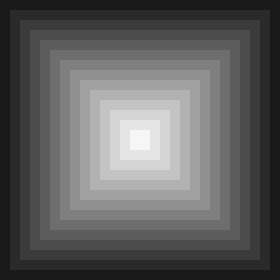
%> input picture ex03/cross.tif, 280 x 280 px
$ octave --eval "q5;"   (GNU Octave 9; MATLAB toolbox functions it lacks are replaced by stand-ins)
%> lines starting %> are read from the running program, lines starting %| are printed output that depends on the picture; in (x1, y1, x2, y2) boxes, pixels count from 0 and x2, y2 are one past the last pixel; in counts of white or black regions, pixels touching at a corner belong together; the program's own positions count from 1
### ex03/ImageDerivatives.m
function [Ix, Iy] = ImageDerivatives(I)
%% ex3 q1
%  Returns the derivatives of I across the X and Y dimensions

    if (nargin ~= 1)
        error('Please give 1 image as input');
    end

    % The Kernels
    Kx = [0.5 -0.5];
    Ky = [-0.5; 0.5];

    % Compute x derivation
    Ix = conv2(I, Kx, 'full');
    Ix = putZeros(Ix(:, 1:(end-1)));

    % Compute y derivation
    Iy = conv2(I, Ky, 'full');
    Iy = putZeros(Iy(1:end-1, :));

end

function [X] = putZeros(X)
% Puts zeros in the first and last rows and columns of the given matrix.
    X(1,:) = 0;
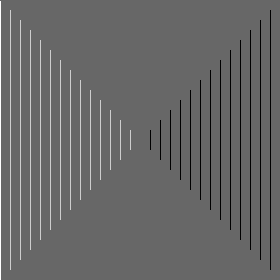
%> X: size 280x280 double; min -8.5, max 12.5, mean 0.0445; drawn with min black and max white
    X(end,:) = 0;
%> X: size 280x280 double; under 0.01% of pixels changed, all inside (x1, y1, x2, y2) = (0, 279, 1, 280)
    X(:,1) = 0;
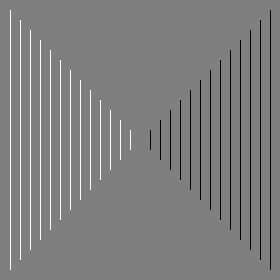
%> X: size 280x280 double; min -8.5, max 8.5, mean 0; drawn with min black and max white
%> in putZeros (call 2), `X(1,:) = 0;`:
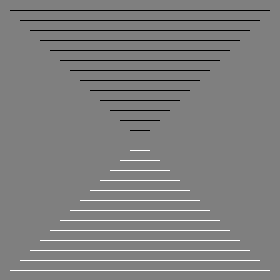
%> X: size 280x280 double; min -8.5, max 8.5, mean 0; mean of the top-left, top-right, bottom-left and bottom-right quarters -0.395, -0.395, 0.395, 0.395; drawn with min black and max white
    X(:,end) = 0;
end

### ex03/Deriv2Laplace.m
function [L] = Deriv2Laplace(Ix, Iy)
%% ex3 q2
% Receives the X and Y derivatives of and image, and returns its laplacian.
    Kx = [0.5 -0.5];
    Ky = [-0.5; 0.5];
    L = conv2(Ix, Kx, 'same') + conv2(Iy, Ky, 'same');
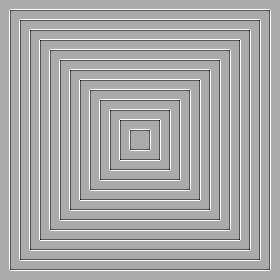
%> L: size 280x280 double; min -8.5, max 4.25, mean 0; drawn with min black and max white

end

### ex03/LaplacianThres.m
function [] = LaplacianThres(I, thres)
%% ex3 q4-5 helper

    [Ix, Iy] = ImageDerivatives(I);
    L = abs(Deriv2Laplace(Ix, Iy));
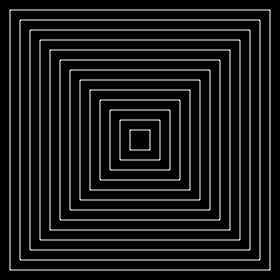
%> L: size 280x280 double; min 0, max 8.5, mean 0.789; drawn with min black and max white
    Lbin = L >= thres;
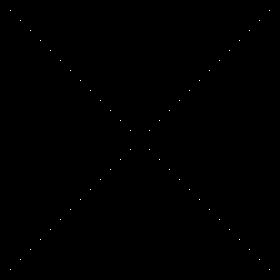
%> Lbin: size 280x280 logical; 0.07% white in thin lines or dots, all inside (x1, y1, x2, y2) = (10, 10, 270, 270)

     figure;
     subplot(1, 2, 1);
     imshow(L);
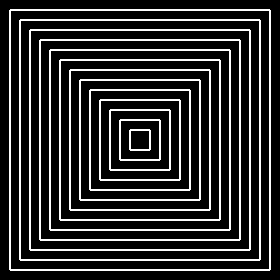
%> displayed picture: size 280x280, on the screen's scale of 0 to 255; 18.5% white in thin lines or dots, all inside (x1, y1, x2, y2) = (9, 9, 271, 271)
     title('Image Laplacian');

     subplot(1,2,2);
     imshow(Lbin);
     title('Image Laplacian after thresholding');

end

### ex03/q5.m
function [] = q5()
%% ex3 q5
    I = double(imread('cross.tif'));
    thres = 7;
    LaplacianThres(I, thres);

end
